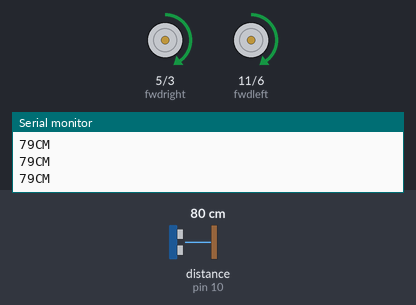
Recording of a sketch running on a simulated Arduino Uno, built with avr-gcc and run on an emulated ATmega328P. On the bench: motor-driver pin pairs drawn as motors (green arrow = first pin HIGH = forward, orange = second pin HIGH = backward, longer = more drive), the last lines printed to the serial monitor. Wiring (inferred from the names in the program): ultrasonic range finder: trigger pin 9; echo pin 10. The inputs (shaded band) are chosen by the test bench; at power-on: distance to the obstacle (sensor on pin 10) 80 cm. The echo pulse lasts 58.3 µs per cm.

Above: at 1.2 s.
1.3 s: distance to the obstacle (sensor on pin 10) set to 22 cm
2.8 s: distance to the obstacle (sensor on pin 10) set to 18 cm
At 3.6 s:
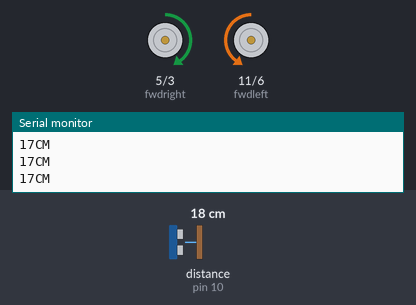
4.3 s: distance to the obstacle (sensor on pin 10) set to 299 cm
At 5.1 s:
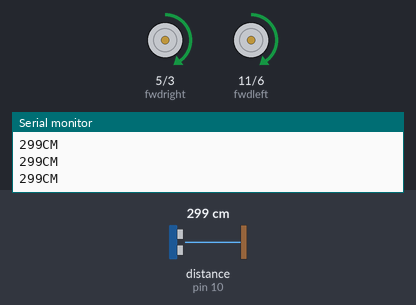
7.3 s: distance to the obstacle (sensor on pin 10) set to 2 cm
At 8.2 s:
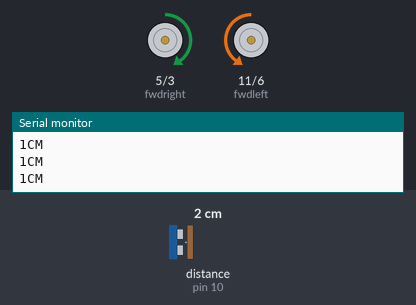
8.8 s: distance to the obstacle (sensor on pin 10) set to 35 cm
At 9.3 s:
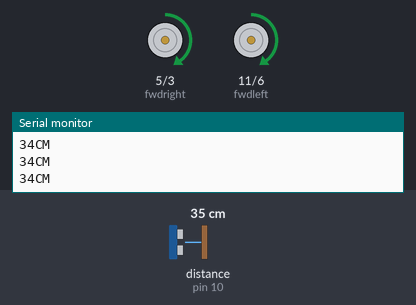
Timing chart, 0 to 11.3 s (numbered marks = the images above; inputs shaded):
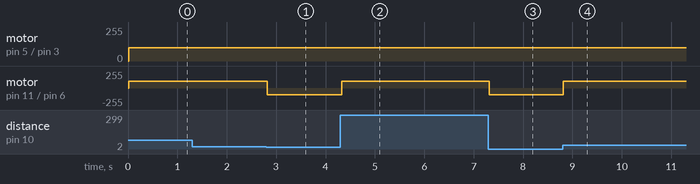

Measured:
- the behaviour switches between 21 and 20 cm on distance to the obstacle (sensor on pin 10) (found by bisection; images 0 and 1)
- after the input at 2.8 s, motor on pin 11 (fwdleft) / pin 6 (revleft): forward 100/255 → backward 100/255 at once
- after the input at 4.3 s, motor on pin 11 (fwdleft) / pin 6 (revleft): backward 100/255 → forward 100/255 at once
- after the input at 7.3 s, motor on pin 11 (fwdleft) / pin 6 (revleft): forward 100/255 → backward 100/255 at once
- after the input at 8.8 s, motor on pin 11 (fwdleft) / pin 6 (revleft): backward 100/255 → forward 100/255 at once

The sketch:

AULA_7_CODIGO_sensor_txt.ino
```cpp
#define velociade 100


// váriaveis do carrinho e sensores
int trigPin = 9;
int echoPin = 10;
int revright = 3;
int fwdright= 5;
int fwdleft = 11;
int revleft= 6;
int c = 0;

void setup() {
  // Agora vamos setar os pinos do carrinho e do sensor
  Serial.begin(9600);
  pinMode(fwdright, OUTPUT);
  pinMode(revleft, OUTPUT);
  pinMode(revright, OUTPUT);
  pinMode(fwdleft, OUTPUT);
  pinMode(trigPin, OUTPUT);
  pinMode(echoPin, INPUT);

}

void loop() {
  // Vamos calcular a distância que o carrinho está enchergando
  // Váriaveis de distancia e duração
  long duration, distance;
  digitalWrite(trigPin,HIGH);
  delayMicroseconds(1000);
  digitalWrite(trigPin, LOW);
  // pegando a distância
  duration=pulseIn(echoPin, HIGH);
  distance =(duration/2)/29.1;
  Serial.print(distance);
  Serial.println("CM");
  delay(10);
  // Se a distancia for maior que 20cm ela vai andar reto
  // se não ele irá virar
  if(distance>20)
    {
      analogWrite(5,velociade);
      digitalWrite(3,LOW);
      digitalWrite(6,LOW);
      analogWrite(11,velociade);
    }
  else if(distance<20)
    {
      analogWrite(5,velociade);
      digitalWrite(3,LOW);
      analogWrite(6,velociade);
      digitalWrite(11,LOW);
  }
}
```
